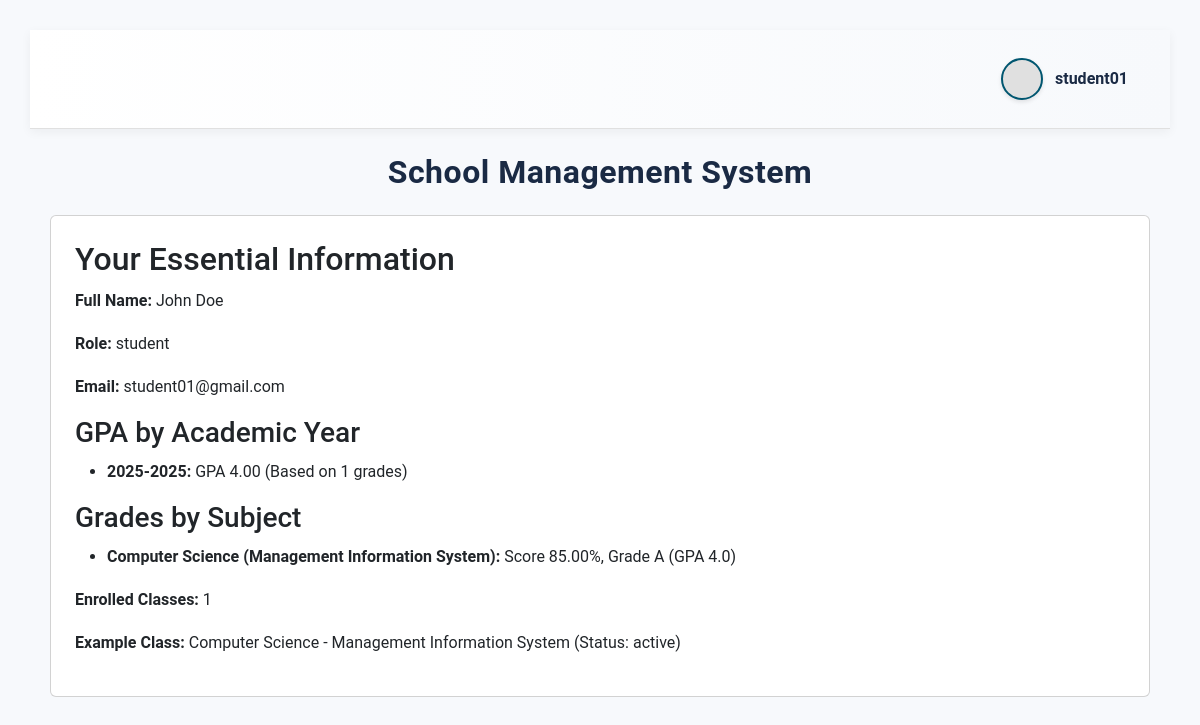
Page /index.php (signed in) on the committed database.
### tables this page shows
CREATE TABLE `users` (
  `id` int NOT NULL AUTO_INCREMENT,
  `username` varchar(50) NOT NULL,
  `email` varchar(100) NOT NULL,
  `password` varchar(255) NOT NULL,
  `role` enum('admin','student','teacher') NOT NULL DEFAULT 'student',
  `is_active` tinyint(1) DEFAULT '1',
  `last_login` timestamp NULL DEFAULT NULL,
  `password_reset_token` varchar(100) DEFAULT NULL,
  `password_reset_expiry` timestamp NULL DEFAULT NULL,
  `created_at` timestamp NULL DEFAULT CURRENT_TIMESTAMP,
  `updated_at` timestamp NULL DEFAULT CURRENT_TIMESTAMP ON UPDATE CURRENT_TIMESTAMP,
  `profile_image` varchar(255) DEFAULT NULL,
  PRIMARY KEY (`id`),
  UNIQUE KEY `username` (`username`),
  UNIQUE KEY `email` (`email`),
  KEY `idx_username` (`username`)
);

CREATE TABLE `student_details` (
  `id` int NOT NULL AUTO_INCREMENT,
  `user_id` int NOT NULL,
  `full_name` varchar(100) NOT NULL,
  `student_id` varchar(20) NOT NULL,
  `enrollment_date` date NOT NULL,
  `graduation_date` date NOT NULL,
  `phone_number` varchar(20) DEFAULT NULL,
  `address` text,
  `course_id` int NOT NULL,
  PRIMARY KEY (`id`),
  UNIQUE KEY `student_id` (`student_id`),
  KEY `user_id` (`user_id`),
  KEY `idx_student_id` (`student_id`),
  KEY `idx_graduation_date` (`graduation_date`),
  KEY `course_id` (`course_id`),
  CONSTRAINT `student_details_ibfk_1` FOREIGN KEY (`user_id`) REFERENCES `users` (`id`) ON DELETE CASCADE,
  CONSTRAINT `student_details_ibfk_2` FOREIGN KEY (`course_id`) REFERENCES `courses` (`id`)
);

CREATE TABLE `grades` (
  `id` int NOT NULL AUTO_INCREMENT,
  `student_id` int NOT NULL,
  `class_id` int NOT NULL,
  `academic_year` varchar(9) NOT NULL,
  `score` decimal(5,2) NOT NULL,
  `grade` varchar(2) NOT NULL,
  `gpa_value` decimal(3,1) NOT NULL,
  `created_at` datetime DEFAULT CURRENT_TIMESTAMP,
  PRIMARY KEY (`id`),
  KEY `student_id` (`student_id`),
  KEY `class_id` (`class_id`),
  CONSTRAINT `grades_ibfk_1` FOREIGN KEY (`student_id`) REFERENCES `student_details` (`id`) ON DELETE CASCADE,
  CONSTRAINT `grades_ibfk_2` FOREIGN KEY (`class_id`) REFERENCES `class` (`id`) ON DELETE CASCADE,
  CONSTRAINT `grades_chk_1` CHECK (((`score` >= 0) and (`score` <= 100)))
);

CREATE TABLE `courses` (
  `id` int NOT NULL AUTO_INCREMENT,
  `course_code` varchar(20) NOT NULL,
  `course_name` varchar(100) NOT NULL,
  `department` varchar(50) DEFAULT NULL,
  `credits` int NOT NULL,
  `description` text,
  PRIMARY KEY (`id`),
  UNIQUE KEY `course_code` (`course_code`),
  KEY `idx_course_code` (`course_code`)
);

CREATE TABLE `class` (
  `id` int NOT NULL AUTO_INCREMENT,
  `course_id` int DEFAULT NULL,
  `teacher_id` int NOT NULL,
  `class_name` varchar(100) NOT NULL,
  `schedule_start_date` date NOT NULL,
  `schedule_end_date` date NOT NULL,
  `schedule_time` varchar(20) NOT NULL,
  `room_number` varchar(20) DEFAULT NULL,
  `capacity` int NOT NULL,
  `description` text,
  `created_at` timestamp NULL DEFAULT CURRENT_TIMESTAMP,
  `updated_at` timestamp NULL DEFAULT CURRENT_TIMESTAMP ON UPDATE CURRENT_TIMESTAMP,
  PRIMARY KEY (`id`),
  KEY `course_id` (`course_id`),
  KEY `teacher_id` (`teacher_id`),
  CONSTRAINT `class_ibfk_1` FOREIGN KEY (`course_id`) REFERENCES `courses` (`id`) ON DELETE CASCADE,
  CONSTRAINT `class_ibfk_2` FOREIGN KEY (`teacher_id`) REFERENCES `teacher_details` (`user_id`) ON DELETE CASCADE
);

CREATE TABLE `enrollments` (
  `id` int NOT NULL AUTO_INCREMENT,
  `student_id` int NOT NULL,
  `course_id` int DEFAULT NULL,
  `class_id` int NOT NULL,
  `enrollment_date` timestamp NULL DEFAULT CURRENT_TIMESTAMP,
  `status` enum('active','completed','dropped') DEFAULT 'active',
  PRIMARY KEY (`id`),
  KEY `student_id` (`student_id`),
  KEY `course_id` (`course_id`),
  KEY `class_id` (`class_id`),
  CONSTRAINT `enrollments_ibfk_1` FOREIGN KEY (`student_id`) REFERENCES `student_details` (`id`),
  CONSTRAINT `enrollments_ibfk_2` FOREIGN KEY (`course_id`) REFERENCES `courses` (`id`),
  CONSTRAINT `enrollments_ibfk_3` FOREIGN KEY (`class_id`) REFERENCES `class` (`id`) ON DELETE CASCADE
);

### functions.php (called while the page is built, shortened)
<?php
require_once 'config.php';
function getStudentDetails() {
    global $pdo;
    try {
        $userId = $_SESSION['role'] === 'student' ? $_SESSION['user_id'] : null;
        $studentId = $_SESSION['role'] === 'admin' && isset($_POST['student_id']) ? $_POST['student_id'] : null;
        $query = "SELECT sd.*, u.last_login, u.profile_image, u.email, u.id as user_id FROM student_details sd JOIN users u ON sd.user_id = u.id WHERE ";
        $params = [];
        if ($_SESSION['role'] === 'student') {
            $query .= "sd.user_id = ?";
            $params[] = $userId;
        } else {
            $query .= "sd.student_id = ?";
            $params[] = $studentId;
        }
        $stmt = $pdo->prepare($query);
        $stmt->execute($params);
        $student = $stmt->fetch(PDO::FETCH_ASSOC);
        if ($student) {
            $stmt = $pdo->prepare("
                SELECT c.class_name, co.course_name, c.schedule_time, c.room_number, e.status, c.schedule_start_date, c.schedule_end_date
                FROM enrollments e
                JOIN class c ON e.class_id = c.id
                JOIN courses co ON c.course_id = co.id
                WHERE e.student_id = (SELECT id FROM student_details WHERE user_id = ?)
            ");
            $stmt->execute([$userId ?? $student['user_id']]);
            $student['enrollments'] = $stmt->fetchAll(PDO::FETCH_ASSOC);
            $stmt = $pdo->prepare("
                SELECT
                    g.academic_year,
                    AVG(g.gpa_value) as year_gpa,
                    COUNT(g.id) as grade_count
                FROM grades g
                WHERE g.student_id = (SELECT id FROM student_details WHERE user_id = ?)
                GROUP BY g.academic_year
            ");
            $stmt->execute([$userId ?? $student['user_id']]);
            $student['gpa_by_year'] = $stmt->fetchAll(PDO::FETCH_ASSOC);
            $stmt = $pdo->prepare("
                SELECT
                    g.score,
                    g.grade,
                    g.gpa_value,
                    c.class_name,
                    co.course_name
                FROM grades g
                JOIN class c ON g.class_id = c.id
                JOIN courses co ON c.course_id = co.id
                WHERE g.student_id = (SELECT id FROM student_details WHERE user_id = ?)
            ");
            $stmt->execute([$userId ?? $student['user_id']]);
            $student['subject_grades'] = $stmt->fetchAll(PDO::FETCH_ASSOC);
        }
        return $student;
    } catch (PDOException $e) {
        return "Database error: " . $e->getMessage();
    }
}
?>

### index.php (the view, shortened to what this page needs)
<?php
require_once 'functions.php';
include 'templates/header.php';
?>
<!DOCTYPE html>
<html>
<head>
    <link href="https://cdn.jsdelivr.net/npm/bootstrap@5.3.3/dist/css/bootstrap.min.css" rel="stylesheet">
    <link rel="stylesheet" href="includes/style.css">
</head>
<body>
    <div class="container mt-4">
        <h1 class="mb-4">School Management System</h1>
	<?php if ($_SESSION['role'] === 'student' || $_SESSION['role'] === 'teacher'): ?>
	    <div class="card p-4">
	        <h2>Your Essential Information</h2>
	        <?php
	        $details = ($_SESSION['role'] === 'student') ? getStudentDetails() : getTeacherDetails();
        	if ($details && is_array($details)) {
	            echo "<p><strong>Full Name:</strong> " . htmlspecialchars($details['full_name'] ?? 'N/A') . "</p>";
        	    echo "<p><strong>Role:</strong> " . htmlspecialchars($_SESSION['role']) . "</p>";
	            echo "<p><strong>Email:</strong> " . htmlspecialchars($details['email'] ?? 'N/A') . "</p>";
        	    if ($_SESSION['role'] === 'student') {
	                echo "<h3>GPA by Academic Year</h3>";
        	        if (!empty($details['gpa_by_year'])) {
                	    echo "<ul>";
	                    foreach ($details['gpa_by_year'] as $yearData) {
        	                echo "<li><strong>" . htmlspecialchars($yearData['academic_year']) . ":</strong> GPA " . number_format($yearData['year_gpa'], 2) . " (Based on " . $yearData['grade_count'] . " grades)</li>";
	                    }
        	            echo "</ul>";
                	} else {
	                    echo "<p>No GPA data available yet.</p>";
        	        }
	                echo "<h3>Grades by Subject</h3>";
        	        if (!empty($details['subject_grades'])) {
                	    echo "<ul>";
	                    foreach ($details['subject_grades'] as $grade) {
        	                echo "<li><strong>" . htmlspecialchars($grade['course_name']) . " (" . htmlspecialchars($grade['class_name']) . "):</strong> Score " . htmlspecialchars($grade['score']) . "%, Grade " . htmlspecialchars($grade['grade']) . " (GPA " . htmlspecialchars($grade['gpa_value']) . ")</li>";
                	    }
	                    echo "</ul>";
        	        } else {
                	    echo "<p>No subject grades recorded yet.</p>";
	                }
	                $enrollmentCount = !empty($details['enrollments']) ? count($details['enrollments']) : 0;
        	        echo "<p><strong>Enrolled Classes:</strong> " . $enrollmentCount . "</p>";
                	if ($enrollmentCount > 0) {
	                    $firstEnrollment = $details['enrollments'][0];
        	            echo "<p><strong>Example Class:</strong> " . htmlspecialchars($firstEnrollment['course_name']) . " - " . htmlspecialchars($firstEnrollment['class_name']) . " (Status: " . htmlspecialchars($firstEnrollment['status']) . ")</p>";
                	} else {
	                    echo "<p>No enrolled classes found.</p>";
        	        }
        	    }
	        } else {
        	    echo "<p>No details available.</p>";
	        }
	        ?>
	    </div>
	<?php endif; ?>
    </div>
</body>
</html>

### templates/header.php (shortened to what this page needs)
<?php
require_once 'config.php';
$user_id = $_SESSION['user_id'] ?? null;
$username = 'Unknown';
$profile_image = 'default-user.png';
if ($user_id) {
    $stmt = $pdo->prepare("SELECT username, profile_image FROM users WHERE id = ?");
    $stmt->execute([$user_id]);
    $user = $stmt->fetch(PDO::FETCH_ASSOC);
    if ($user) {
        $username = htmlspecialchars($user['username']);
        $profile_image = $user['profile_image'] ?: 'default-user.png';
    }
}
?>
<!DOCTYPE html>
<html>
<head>
    <link rel="stylesheet" href="includes/style.css">
</head>
<body>
    <header>
        <div class="user-profile" onclick="toggleProfileMenu()">
            <div class="profile-image" style="background-image: url('<?php echo htmlspecialchars($profile_image); ?>');"></div>
            <span><?php echo $username; ?></span>
        </div>
    </header>

### includes/style.css (style rules this page uses)
body { font-family: 'Roboto', 'Helvetica Neue', Arial, sans-serif; margin: 0; padding: 30px; background-color: #f7f9fc; line-height: 1.7; color: #333333; }
.container { max-width: 1280px; margin: 0 auto; padding: 0 20px; }
h1 { text-align: center; color: #1a2a44; font-weight: 700; font-size: 2rem; margin-bottom: 35px; letter-spacing: 0.5px; }
header { display: flex; justify-content: space-between; align-items: center; padding: 20px 30px; background: linear-gradient(to right, #ffffff, #f7f9fc); border-bottom: 1px solid #e0e0e0; box-shadow: 0 3px 10px rgba(0, 0, 0, 0.05); position: sticky; top: 0; z-index: 1000; }
.user-profile { position: relative; display: flex; align-items: center; cursor: pointer; padding: 8px 12px; border-radius: 20px; transition: background 0.2s ease; }
.profile-image { width: 42px; height: 42px; border-radius: 50%; background: #e0e0e0; background-size: cover; background-position: center; margin-right: 12px; border: 2px solid #005670; box-shadow: 0 2px 4px rgba(0, 0, 0, 0.1); }
.user-profile span { font-weight: 600; color: #1a2a44; }

### rows in the picture
users: username "student01"
student_details: full_name "John Doe", user.email "student01@gmail.com"
grades: courses.course_name "Computer Science", class.class_name "Management Information System", score "85.00", grade "A", gpa_value "4.0"
enrollments: course.course_name "Computer Science", class.class_name "Management Information System", status "active"

### other values in the picture
$_SESSION['role'] "student"
$yearData['academic_year'] "2025-2025"
$yearData['year_gpa'] "4.00"
$yearData['grade_count'] "1"
$enrollmentCount "1"
